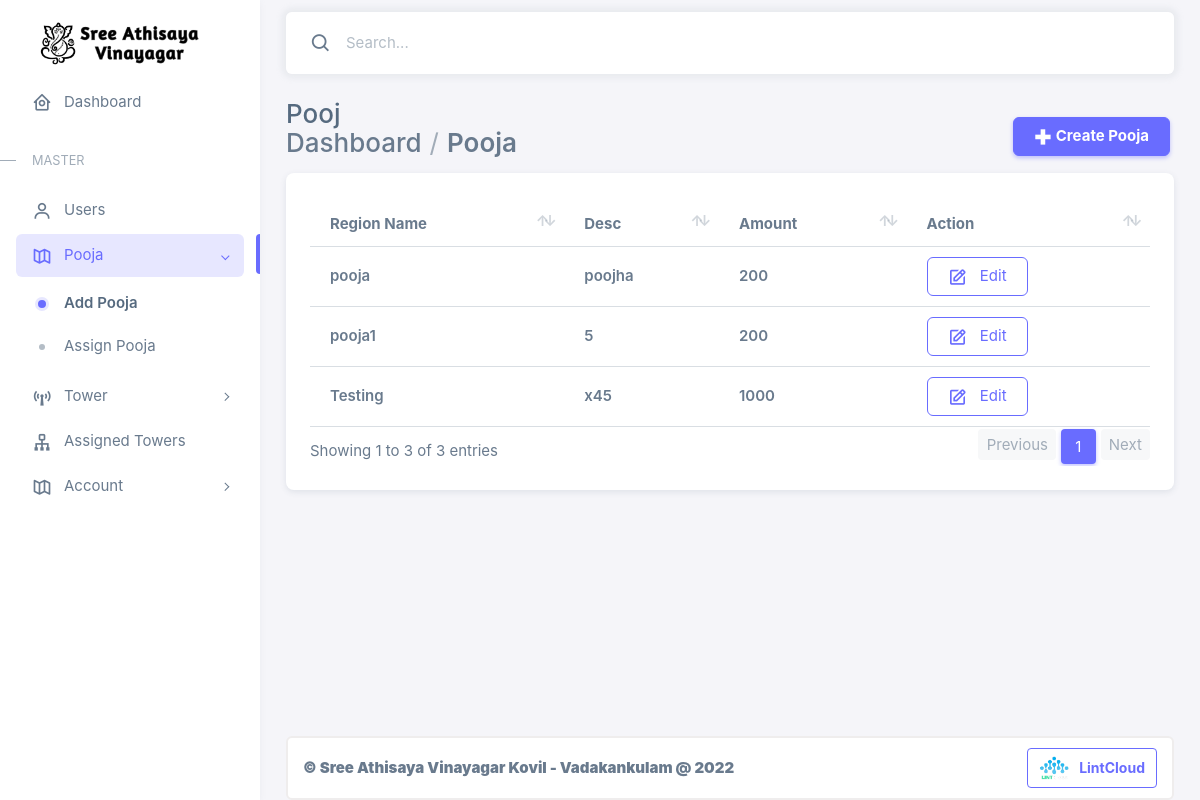
The page /pooja/ on the database its author committed.
### dashboard/models.py (models this page shows)
class Pooja(models.Model):
    id = models.IntegerField(primary_key = True)
    name = models.CharField(max_length = 200 , null = True)
    desc = models.CharField(max_length = 200 , null = True)
    amount = models.CharField(max_length = 200 , null = True)
    class Meta:
        verbose_name_plural = "Pooja"
        ordering = ['id']
        default_permissions = ()

### dashboard/views.py (the view, shortened to what this page needs)
# urls.py: path('pooja/' , views.addRegion.as_view() , name="pooja"),
class addRegion(View):
    template_name = "add_region.html"
    def get(self , request):
        Poojadata = []
        PoojaObjects = Pooja.objects.all()
        for ht in PoojaObjects:
            data = {
                'id':ht.id,
                'name' : ht.name,
                'desc' : ht.desc,
                'amount':ht.amount,
            }
            Poojadata.append(data)
        context = {
            "poojadata" : Poojadata,
        }
        return render(request , self.template_name , context)

### dashboard/templates/add_region.html (shortened to what this page needs)
{% extends 'base.html' %}
{% load static %}
{% block region_nav %} active open {% endblock %}
{% block create_region_nav %} active {% endblock %}
{% block main_content %}
<div class="container-xxl flex-grow-1 container-p-y">
    <div class="row align-items-center">
        <div class="col">
            <h3 class="page-title">Pooj<a/h3>
            <ul class="breadcrumb">
                <li class="breadcrumb-item"><a href="{% url 'home' %}">
                    </i>Dashboard</a>
                </li>
                <li class="breadcrumb-item active">Pooja</li>
            </ul>
        </div>
        <div class="col-auto RegionView">
            <a href="javascript:void(0)" class="btn btn-primary me-1 bold" id="addregionBtn" data-bs-toggle="modal" data-bs-target="#modalCenter">
                <i class="bx bx-plus-medical"></i> Create Pooja
            </a>
        </div>
    </div>
    <div class="row RegionView">
        <div class="col-sm-12">
            <div class="card card-table">
                <div class="card-body">
                    <div class="table-responsive">
                        <table class="table table-center table-hover" id="regionListDT">
                            <thead>
                                <tr class="fw-bold">
                                    <td>Region Name</td>
                                    <td>Desc</td>
                                    <td>Amount</td>
                                    <td>Action</td>
                                </tr>
                            </thead>
                            <tbody>
                                {% for obj in poojadata %}
                                    <tr>
                                        <td class="fw-semibold" data-val='{{ obj.role }}'>{{ obj.name }}</td>
                                        <td class="fw-semibold" data-val='{{ obj.desc }}'>{{ obj.desc }}</td>
                                        <td class="fw-semibold" data-val='{{ obj.amount }}'>{{ obj.amount }}</td>
                                        <td>
                                            <button type="button" class="btn btn-outline-primary EditBtn" data-val="{{ obj|safe }}" >
                                                <i class='menu-icon tf-icons bx bx-edit'></i> Edit</button>
                                        </td>
                                    </tr>
                                {% endfor %}
                            </tbody>
                        </table>
                    </div>
                </div>
            </div>
        </div>
    </div>
</div>
{% endblock %}

### dashboard/static/css/lc_style.css (style rules this page uses)
.bold { font-weight: bold; }

### rows shown on the page
Pooja: name "Testing", desc "x45", amount "1000"
Pooja: name "pooja1", amount "200"
Pooja: name "pooja", desc "poojha", amount "200"

### other values the page prints
{{ obj.desc }} "5"
